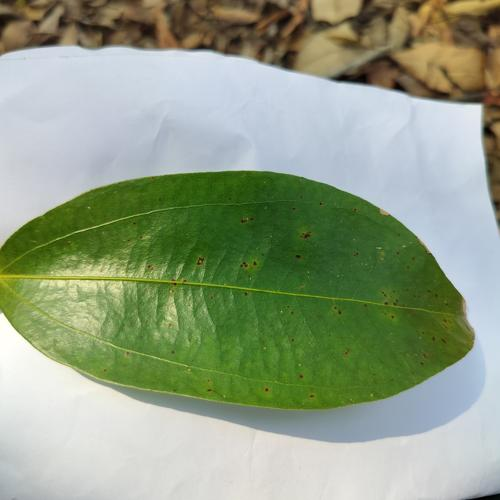
#> input picture datasets/raw/medicinal_leaf_images/Cinnamomum_tamala/11.jpg, 500 x 500 px
$ python -i steps.py   (imports and definitions only)
#> lines starting #> are read from the running program, lines starting #| are printed output that depends on the picture
"""Individual, independently-testable image preprocessing steps.

Each function takes and returns an RGB `numpy.ndarray` (H, W, 3) of dtype
`uint8`, except `to_tensor` (which produces the final float tensor array) and
`validate_image` (which only inspects). Keeping every step a pure function
with this signature is what lets `ImagePreprocessingPipeline` compose them in
any order and lets each be unit tested in isolation.

All steps are deliberately conservative: the goal is to improve legibility of
leaf texture, venation, and color for the VLM without distorting the
botanical characteristics (true leaf color, margin shape, venation pattern)
that actually drive species identification.
"""

import numpy as np
from PIL import Image

try:
    import cv2

    _HAS_CV2 = True
except ImportError:  # pragma: no cover - opencv-python-headless is a hard dependency,
    _HAS_CV2 = False  # but the guard keeps this module importable in minimal environments.


class PreprocessingError(ValueError):
    """Raised when an image fails validation or a step receives bad input."""


# [16 lines left out: function load_image_rgb, not called in this run]


class _BytesLikeIO:
    """Minimal file-like wrapper so Pillow can open raw bytes without importing io at call sites."""

    # [4 lines left out: function __init__, not called in this run]

    def __getattr__(self, item):
        return getattr(self._buffer, item)


# [65 lines left out: functions validate_image, resize_image, normalize_color, not called in this run]


def enhance_contrast(image: np.ndarray, *, clip_limit: float = 2.0) -> np.ndarray:
    """CLAHE (Contrast Limited Adaptive Histogram Equalization) on luminance only.

    Operating in LAB space and equalizing only the L channel improves local
    contrast (making venation and margin detail more visible) while leaving
    the a/b color channels — and therefore the leaf's actual color — untouched.
    """
#> called with clip_limit = 2
    lab = cv2.cvtColor(image, cv2.COLOR_RGB2LAB)
#> lab: shape (500, 500, 3); mean of channels 0, 1, 2 160.9, 118.9, 141.1
    l_channel, a_channel, b_channel = cv2.split(lab)
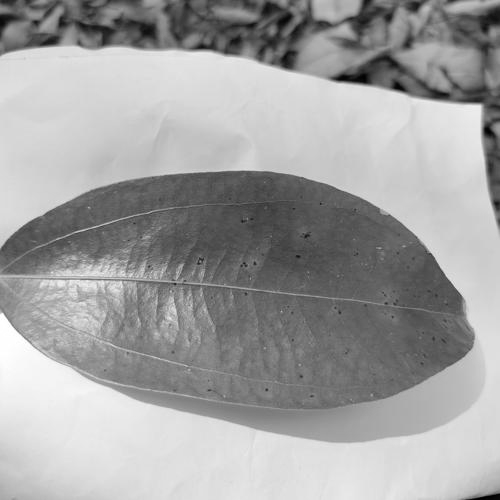
#> l_channel: shape (500, 500); min 0, max 255, mean 160.9
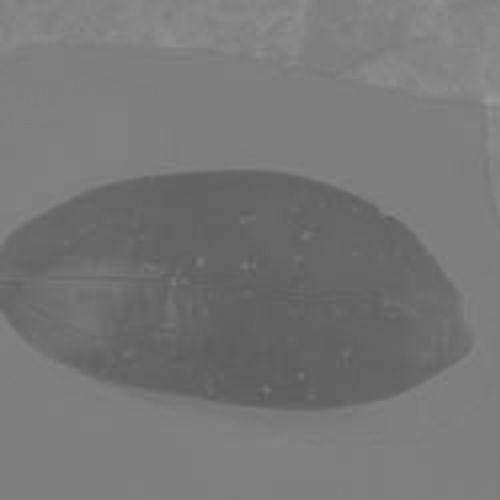
#> a_channel: shape (500, 500); min 91, max 151, mean 118.9
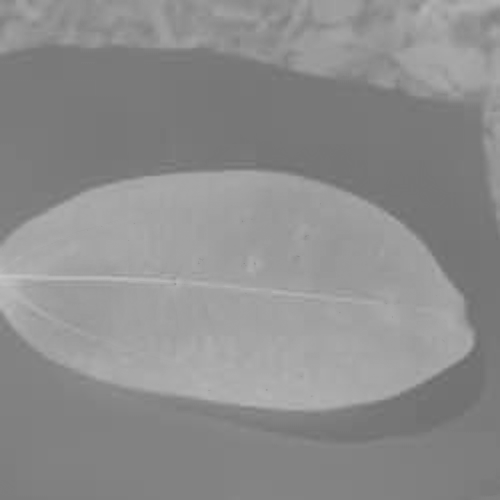
#> b_channel: shape (500, 500); min 105, max 199, mean 141.1

    clahe = cv2.createCLAHE(clipLimit=clip_limit, tileGridSize=(8, 8))
    l_enhanced = clahe.apply(l_channel)
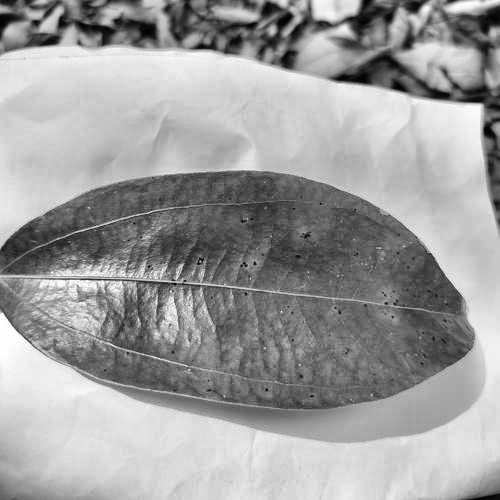
#> l_enhanced: shape (500, 500); min 1, max 255, mean 157.8

    merged = cv2.merge((l_enhanced, a_channel, b_channel))
#> merged: shape (500, 500, 3); mean of channels 0, 1, 2 157.8, 118.9, 141.1
    return cv2.cvtColor(merged, cv2.COLOR_LAB2RGB)
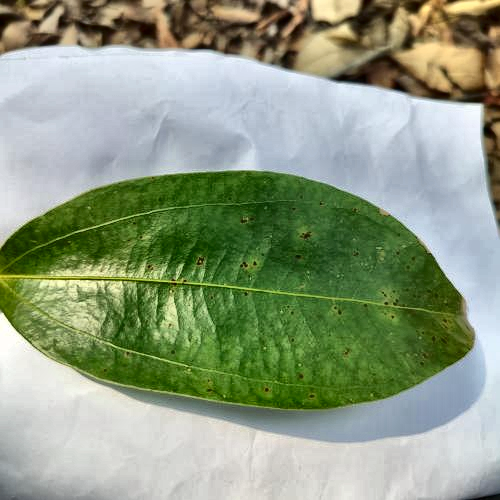
#> returned value: shape (500, 500, 3); mean R, G, B 141.9, 155.4, 128.8


# [68 lines left out: functions reduce_noise, normalize_background, enhance_leaf_features, to_tensor, not called in this run]


def to_pil_image(image: np.ndarray) -> Image.Image:
    """Convert the working RGB uint8 array back to a PIL Image for the VLM processor."""
    return Image.fromarray(image, mode="RGB")

>>> import cv2
>>> picture = cv2.cvtColor(cv2.imread('../../../../datasets/raw/medicinal_leaf_images/Cinnamomum_tamala/11.jpg'), cv2.COLOR_BGR2RGB)
>>> result = enhance_contrast(picture)

$ run again, on datasets/raw/medicinal_leaf_images/Cinnamomum_tamala/15.jpg
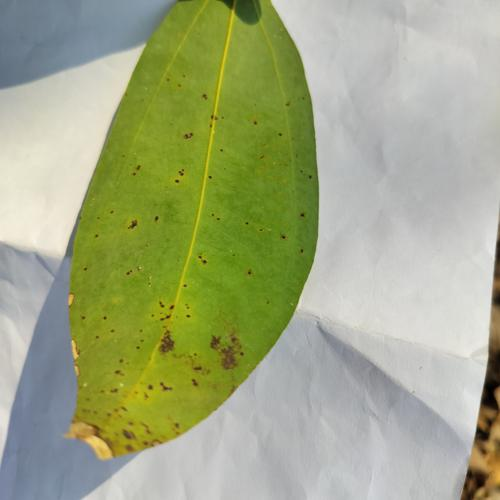
#> input picture datasets/raw/medicinal_leaf_images/Cinnamomum_tamala/15.jpg, 500 x 500 px
#> lab: shape (500, 500, 3); mean of channels 0, 1, 2 173, 120.2, 145.8
#> in enhance_contrast, `l_channel, a_channel, b_channel = cv2.split(lab)`:
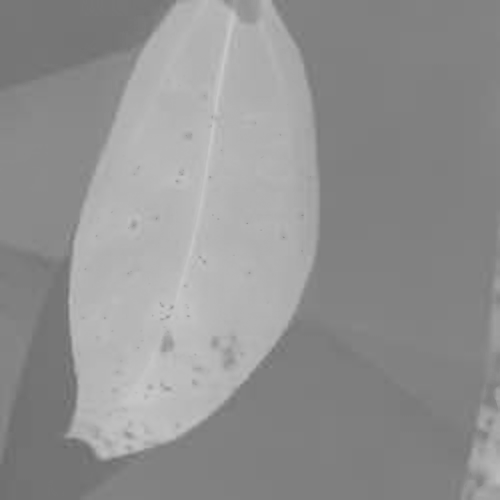
#> b_channel: shape (500, 500); min 106, max 201, mean 145.8
#> merged: shape (500, 500, 3); mean of channels 0, 1, 2 164.5, 120.2, 145.8
#> in enhance_contrast, `return cv2.cvtColor(merged, cv2.COLOR_LAB2RGB)`:
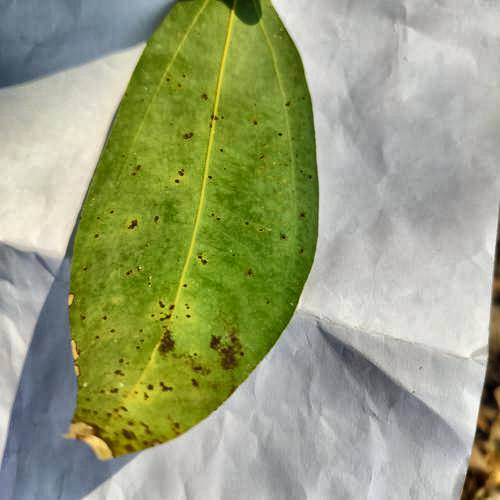
#> returned value: shape (500, 500, 3); mean R, G, B 152.8, 160.6, 122.4

$ run again, on datasets/raw/medicinal_leaf_images/Cinnamomum_tamala/17.jpg
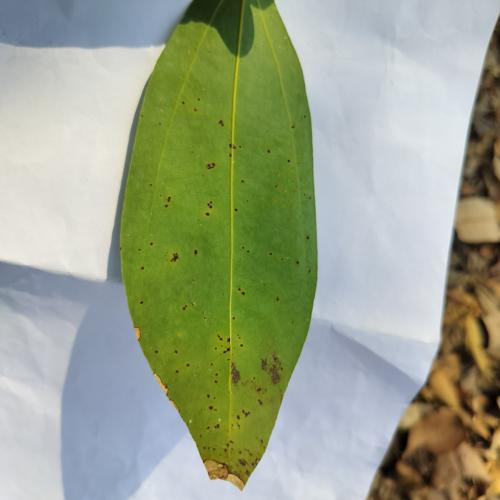
#> input picture datasets/raw/medicinal_leaf_images/Cinnamomum_tamala/17.jpg, 500 x 500 px
#> lab: shape (500, 500, 3); mean of channels 0, 1, 2 168.4, 121.6, 140.2
#> in enhance_contrast, `l_channel, a_channel, b_channel = cv2.split(lab)`:
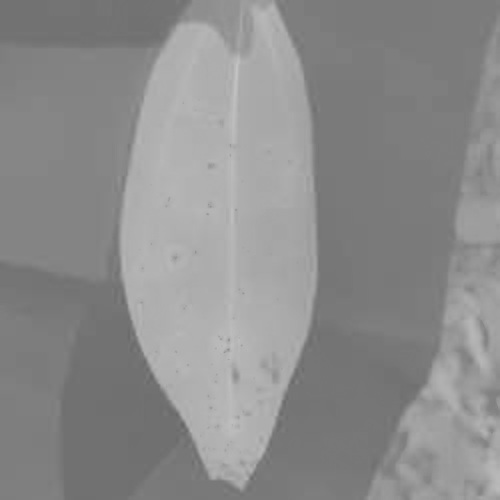
#> b_channel: shape (500, 500); min 100, max 195, mean 140.2
#> merged: shape (500, 500, 3); mean of channels 0, 1, 2 162.5, 121.6, 140.2
#> in enhance_contrast, `return cv2.cvtColor(merged, cv2.COLOR_LAB2RGB)`:
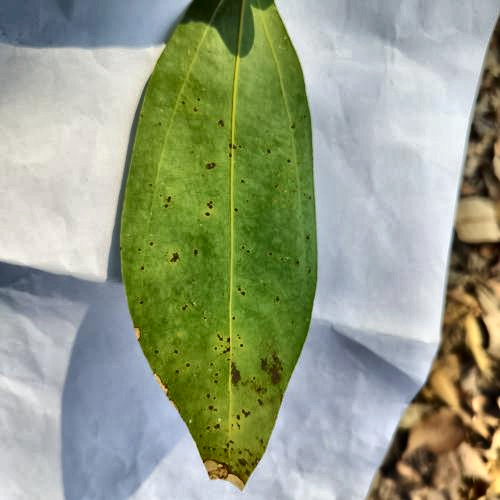
#> returned value: shape (500, 500, 3); mean R, G, B 149.6, 158.5, 133.1

$ run again, on datasets/raw/medicinal_leaf_images/Cinnamomum_tamala/18.jpg
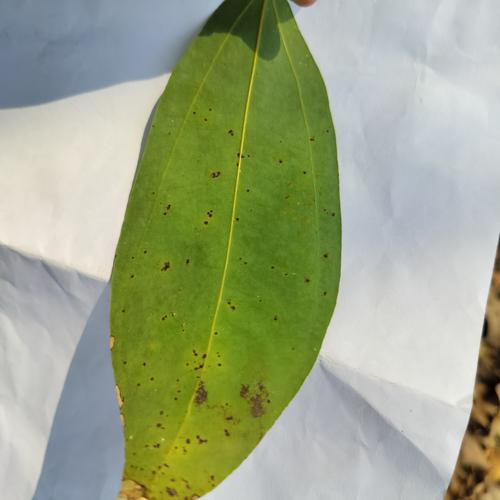
#> input picture datasets/raw/medicinal_leaf_images/Cinnamomum_tamala/18.jpg, 500 x 500 px
#> lab: shape (500, 500, 3); mean of channels 0, 1, 2 170, 119.9, 143.5
#> in enhance_contrast, `l_channel, a_channel, b_channel = cv2.split(lab)`:
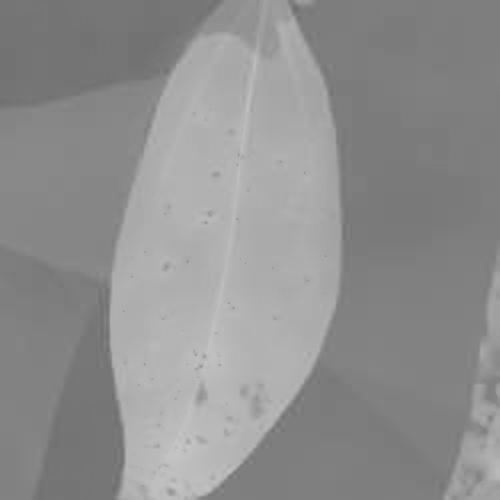
#> b_channel: shape (500, 500); min 110, max 198, mean 143.5
#> merged: shape (500, 500, 3); mean of channels 0, 1, 2 163.1, 119.9, 143.5
#> in enhance_contrast, `return cv2.cvtColor(merged, cv2.COLOR_LAB2RGB)`:
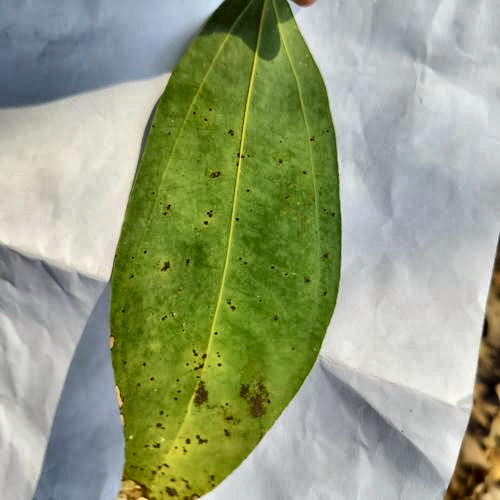
#> returned value: shape (500, 500, 3); mean R, G, B 149.5, 159.5, 126.5
